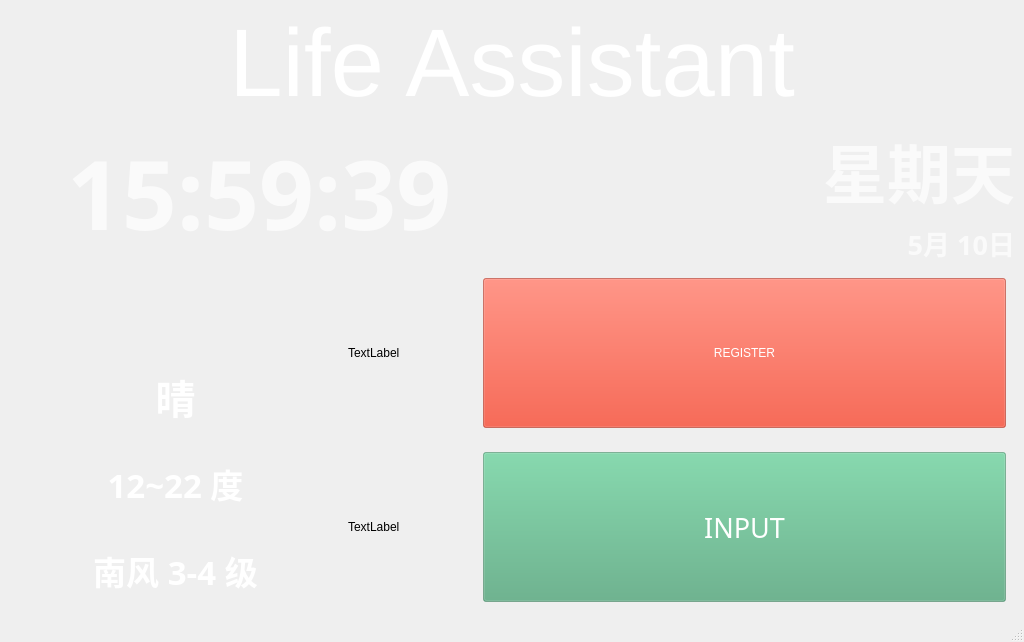
<?xml version="1.0" encoding="UTF-8"?>
<ui version="4.0">
 <class>MainWindow</class>
 <widget class="QMainWindow" name="MainWindow">
  <property name="geometry">
   <rect>
    <x>0</x>
    <y>0</y>
    <width>1024</width>
    <height>642</height>
   </rect>
  </property>
  <property name="windowTitle">
   <string>MainWindow</string>
  </property>
  <widget class="QWidget" name="centralwidget">
   <property name="minimumSize">
    <size>
     <width>1024</width>
     <height>600</height>
    </size>
   </property>
   <layout class="QGridLayout" name="gridLayout_11">
    <item row="0" column="0">
     <layout class="QGridLayout" name="gridLayout_10" rowstretch="1,6">
      <item row="0" column="0">
       <widget class="QLabel" name="label">
        <property name="palette">
         <palette>
          <active>
           <colorrole role="WindowText">
            <brush brushstyle="SolidPattern">
             <color alpha="255">
              <red>255</red>
              <green>255</green>
              <blue>255</blue>
             </color>
            </brush>
           </colorrole>
           <colorrole role="Text">
            <brush brushstyle="SolidPattern">
             <color alpha="255">
              <red>255</red>
              <green>255</green>
              <blue>255</blue>
             </color>
            </brush>
           </colorrole>
           <colorrole role="ButtonText">
            <brush brushstyle="SolidPattern">
             <color alpha="255">
              <red>255</red>
              <green>255</green>
              <blue>255</blue>
             </color>
            </brush>
           </colorrole>
           <colorrole role="PlaceholderText">
            <brush brushstyle="NoBrush">
             <color alpha="128">
              <red>255</red>
              <green>255</green>
              <blue>255</blue>
             </color>
            </brush>
           </colorrole>
          </active>
          <inactive>
           <colorrole role="WindowText">
            <brush brushstyle="SolidPattern">
             <color alpha="255">
              <red>255</red>
              <green>255</green>
              <blue>255</blue>
             </color>
            </brush>
           </colorrole>
           <colorrole role="Text">
            <brush brushstyle="SolidPattern">
             <color alpha="255">
              <red>255</red>
              <green>255</green>
              <blue>255</blue>
             </color>
            </brush>
           </colorrole>
           <colorrole role="ButtonText">
            <brush brushstyle="SolidPattern">
             <color alpha="255">
              <red>255</red>
              <green>255</green>
              <blue>255</blue>
             </color>
            </brush>
           </colorrole>
           <colorrole role="PlaceholderText">
            <brush brushstyle="NoBrush">
             <color alpha="128">
              <red>255</red>
              <green>255</green>
              <blue>255</blue>
             </color>
            </brush>
           </colorrole>
          </inactive>
          <disabled>
           <colorrole role="WindowText">
            <brush brushstyle="SolidPattern">
             <color alpha="255">
              <red>255</red>
              <green>255</green>
              <blue>255</blue>
             </color>
            </brush>
           </colorrole>
           <colorrole role="Text">
            <brush brushstyle="SolidPattern">
             <color alpha="255">
              <red>255</red>
              <green>255</green>
              <blue>255</blue>
             </color>
            </brush>
           </colorrole>
           <colorrole role="ButtonText">
            <brush brushstyle="SolidPattern">
             <color alpha="255">
              <red>255</red>
              <green>255</green>
              <blue>255</blue>
             </color>
            </brush>
           </colorrole>
           <colorrole role="PlaceholderText">
            <brush brushstyle="NoBrush">
             <color alpha="128">
              <red>255</red>
              <green>255</green>
              <blue>255</blue>
             </color>
            </brush>
           </colorrole>
          </disabled>
         </palette>
        </property>
        <property name="font">
         <font>
          <pointsize>72</pointsize>
         </font>
        </property>
        <property name="styleSheet">
         <string notr="true">color: rgb(255, 255, 255);</string>
        </property>
        <property name="text">
         <string>Life Assistant</string>
        </property>
        <property name="alignment">
         <set>Qt::AlignCenter</set>
        </property>
       </widget>
      </item>
      <item row="1" column="0">
       <layout class="QGridLayout" name="gridLayout_9" rowstretch="1,3">
        <item row="1" column="0">
         <layout class="QGridLayout" name="gridLayout_6" columnstretch="1,2">
          <item row="0" column="1">
           <layout class="QGridLayout" name="gridLayout_5" rowstretch="1,1">
            <item row="0" column="0">
             <layout class="QGridLayout" name="gridLayout_2" columnstretch="1,2">
              <item row="0" column="1">
               <widget class="QWidget" name="widget" native="true">
                <property name="sizePolicy">
                 <sizepolicy hsizetype="Expanding" vsizetype="Expanding">
                  <horstretch>0</horstretch>
                  <verstretch>0</verstretch>
                 </sizepolicy>
                </property>
                <layout class="QGridLayout" name="gridLayout_15" columnstretch="1">
                 <item row="0" column="0">
                  <widget class="QPushButton" name="pushButton">
                   <property name="sizePolicy">
                    <sizepolicy hsizetype="Expanding" vsizetype="Expanding">
                     <horstretch>0</horstretch>
                     <verstretch>0</verstretch>
                    </sizepolicy>
                   </property>
                   <property name="palette">
                    <palette>
                     <active>
                      <colorrole role="WindowText">
                       <brush brushstyle="SolidPattern">
                        <color alpha="255">
                         <red>255</red>
                         <green>255</green>
                         <blue>255</blue>
                        </color>
                       </brush>
                      </colorrole>
                      <colorrole role="Button">
                       <brush brushstyle="SolidPattern">
                        <color alpha="128">
                         <red>226</red>
                         <green>56</green>
                         <blue>33</blue>
                        </color>
                       </brush>
                      </colorrole>
                      <colorrole role="ButtonText">
                       <brush brushstyle="SolidPattern">
                        <color alpha="255">
                         <red>255</red>
                         <green>255</green>
                         <blue>255</blue>
                        </color>
                       </brush>
                      </colorrole>
                      <colorrole role="Base">
                       <brush brushstyle="SolidPattern">
                        <color alpha="128">
                         <red>226</red>
                         <green>56</green>
                         <blue>33</blue>
                        </color>
                       </brush>
                      </colorrole>
                      <colorrole role="Window">
                       <brush brushstyle="SolidPattern">
                        <color alpha="128">
                         <red>226</red>
                         <green>56</green>
                         <blue>33</blue>
                        </color>
                       </brush>
                      </colorrole>
                     </active>
                     <inactive>
                      <colorrole role="WindowText">
                       <brush brushstyle="SolidPattern">
                        <color alpha="255">
                         <red>255</red>
                         <green>255</green>
                         <blue>255</blue>
                        </color>
                       </brush>
                      </colorrole>
                      <colorrole role="Button">
                       <brush brushstyle="SolidPattern">
                        <color alpha="128">
                         <red>226</red>
                         <green>56</green>
                         <blue>33</blue>
                        </color>
                       </brush>
                      </colorrole>
                      <colorrole role="ButtonText">
                       <brush brushstyle="SolidPattern">
                        <color alpha="255">
                         <red>255</red>
                         <green>255</green>
                         <blue>255</blue>
                        </color>
                       </brush>
                      </colorrole>
                      <colorrole role="Base">
                       <brush brushstyle="SolidPattern">
                        <color alpha="128">
                         <red>226</red>
                         <green>56</green>
                         <blue>33</blue>
                        </color>
                       </brush>
                      </colorrole>
                      <colorrole role="Window">
                       <brush brushstyle="SolidPattern">
                        <color alpha="128">
                         <red>226</red>
                         <green>56</green>
                         <blue>33</blue>
                        </color>
                       </brush>
                      </colorrole>
                     </inactive>
                     <disabled>
                      <colorrole role="WindowText">
                       <brush brushstyle="SolidPattern">
                        <color alpha="255">
                         <red>120</red>
                         <green>120</green>
                         <blue>120</blue>
                        </color>
                       </brush>
                      </colorrole>
                      <colorrole role="Button">
                       <brush brushstyle="SolidPattern">
                        <color alpha="128">
                         <red>226</red>
                         <green>56</green>
                         <blue>33</blue>
                        </color>
                       </brush>
                      </colorrole>
                      <colorrole role="ButtonText">
                       <brush brushstyle="SolidPattern">
                        <color alpha="255">
                         <red>120</red>
                         <green>120</green>
                         <blue>120</blue>
                        </color>
                       </brush>
                      </colorrole>
                      <colorrole role="Base">
                       <brush brushstyle="SolidPattern">
                        <color alpha="128">
                         <red>226</red>
                         <green>56</green>
                         <blue>33</blue>
                        </color>
                       </brush>
                      </colorrole>
                      <colorrole role="Window">
                       <brush brushstyle="SolidPattern">
                        <color alpha="128">
                         <red>226</red>
                         <green>56</green>
                         <blue>33</blue>
                        </color>
                       </brush>
                      </colorrole>
                     </disabled>
                    </palette>
                   </property>
                   <property name="styleSheet">
                    <string notr="true">font: 20pt &quot;黑体&quot;;
background-color: rgba(226, 56, 33, 128);</string>
                   </property>
                   <property name="text">
                    <string>REGISTER</string>
                   </property>
                  </widget>
                 </item>
                </layout>
               </widget>
              </item>
              <item row="0" column="0">
               <widget class="QLabel" name="icon_1">
                <property name="minimumSize">
                 <size>
                  <width>60</width>
                  <height>60</height>
                 </size>
                </property>
                <property name="maximumSize">
                 <size>
                  <width>120</width>
                  <height>120</height>
                 </size>
                </property>
                <property name="text">
                 <string>TextLabel</string>
                </property>
               </widget>
              </item>
             </layout>
            </item>
            <item row="1" column="0">
             <layout class="QGridLayout" name="gridLayout_3" columnstretch="1,2,0">
              <item row="0" column="0">
               <widget class="QLabel" name="icon_2">
                <property name="minimumSize">
                 <size>
                  <width>60</width>
                  <height>60</height>
                 </size>
                </property>
                <property name="maximumSize">
                 <size>
                  <width>120</width>
                  <height>120</height>
                 </size>
                </property>
                <property name="text">
                 <string>TextLabel</string>
                </property>
               </widget>
              </item>
              <item row="0" column="1">
               <widget class="QWidget" name="widget_2" native="true">
                <property name="sizePolicy">
                 <sizepolicy hsizetype="Expanding" vsizetype="Expanding">
                  <horstretch>0</horstretch>
                  <verstretch>0</verstretch>
                 </sizepolicy>
                </property>
                <layout class="QGridLayout" name="gridLayout_4">
                 <item row="0" column="0">
                  <widget class="QPushButton" name="pushButton_2">
                   <property name="sizePolicy">
                    <sizepolicy hsizetype="Expanding" vsizetype="Expanding">
                     <horstretch>0</horstretch>
                     <verstretch>0</verstretch>
                    </sizepolicy>
                   </property>
                   <property name="palette">
                    <palette>
                     <active>
                      <colorrole role="WindowText">
                       <brush brushstyle="SolidPattern">
                        <color alpha="255">
                         <red>255</red>
                         <green>255</green>
                         <blue>255</blue>
                        </color>
                       </brush>
                      </colorrole>
                      <colorrole role="Button">
                       <brush brushstyle="SolidPattern">
                        <color alpha="125">
                         <red>85</red>
                         <green>170</green>
                         <blue>127</blue>
                        </color>
                       </brush>
                      </colorrole>
                      <colorrole role="Text">
                       <brush brushstyle="SolidPattern">
                        <color alpha="255">
                         <red>255</red>
                         <green>255</green>
                         <blue>255</blue>
                        </color>
                       </brush>
                      </colorrole>
                      <colorrole role="ButtonText">
                       <brush brushstyle="SolidPattern">
                        <color alpha="255">
                         <red>255</red>
                         <green>255</green>
                         <blue>255</blue>
                        </color>
                       </brush>
                      </colorrole>
                      <colorrole role="Base">
                       <brush brushstyle="SolidPattern">
                        <color alpha="125">
                         <red>85</red>
                         <green>170</green>
                         <blue>127</blue>
                        </color>
                       </brush>
                      </colorrole>
                      <colorrole role="Window">
                       <brush brushstyle="SolidPattern">
                        <color alpha="125">
                         <red>85</red>
                         <green>170</green>
                         <blue>127</blue>
                        </color>
                       </brush>
                      </colorrole>
                      <colorrole role="PlaceholderText">
                       <brush brushstyle="NoBrush">
                        <color alpha="128">
                         <red>255</red>
                         <green>255</green>
                         <blue>255</blue>
                        </color>
                       </brush>
                      </colorrole>
                     </active>
                     <inactive>
                      <colorrole role="WindowText">
                       <brush brushstyle="SolidPattern">
                        <color alpha="255">
                         <red>255</red>
                         <green>255</green>
                         <blue>255</blue>
                        </color>
                       </brush>
                      </colorrole>
                      <colorrole role="Button">
                       <brush brushstyle="SolidPattern">
                        <color alpha="125">
                         <red>85</red>
                         <green>170</green>
                         <blue>127</blue>
                        </color>
                       </brush>
                      </colorrole>
                      <colorrole role="Text">
                       <brush brushstyle="SolidPattern">
                        <color alpha="255">
                         <red>255</red>
                         <green>255</green>
                         <blue>255</blue>
                        </color>
                       </brush>
                      </colorrole>
                      <colorrole role="ButtonText">
                       <brush brushstyle="SolidPattern">
                        <color alpha="255">
                         <red>255</red>
                         <green>255</green>
                         <blue>255</blue>
                        </color>
                       </brush>
                      </colorrole>
                      <colorrole role="Base">
                       <brush brushstyle="SolidPattern">
                        <color alpha="125">
                         <red>85</red>
                         <green>170</green>
                         <blue>127</blue>
                        </color>
                       </brush>
                      </colorrole>
                      <colorrole role="Window">
                       <brush brushstyle="SolidPattern">
                        <color alpha="125">
                         <red>85</red>
                         <green>170</green>
                         <blue>127</blue>
                        </color>
                       </brush>
                      </colorrole>
                      <colorrole role="PlaceholderText">
                       <brush brushstyle="NoBrush">
                        <color alpha="128">
                         <red>255</red>
                         <green>255</green>
                         <blue>255</blue>
                        </color>
                       </brush>
                      </colorrole>
                     </inactive>
                     <disabled>
                      <colorrole role="WindowText">
                       <brush brushstyle="SolidPattern">
                        <color alpha="255">
                         <red>255</red>
                         <green>255</green>
                         <blue>255</blue>
                        </color>
                       </brush>
                      </colorrole>
                      <colorrole role="Button">
                       <brush brushstyle="SolidPattern">
                        <color alpha="125">
                         <red>85</red>
                         <green>170</green>
                         <blue>127</blue>
                        </color>
                       </brush>
                      </colorrole>
                      <colorrole role="Text">
                       <brush brushstyle="SolidPattern">
                        <color alpha="255">
                         <red>255</red>
                         <green>255</green>
                         <blue>255</blue>
                        </color>
                       </brush>
                      </colorrole>
                      <colorrole role="ButtonText">
                       <brush brushstyle="SolidPattern">
                        <color alpha="255">
                         <red>255</red>
                         <green>255</green>
                         <blue>255</blue>
                        </color>
                       </brush>
                      </colorrole>
                      <colorrole role="Base">
                       <brush brushstyle="SolidPattern">
                        <color alpha="125">
                         <red>85</red>
                         <green>170</green>
                         <blue>127</blue>
                        </color>
                       </brush>
                      </colorrole>
                      <colorrole role="Window">
                       <brush brushstyle="SolidPattern">
                        <color alpha="125">
                         <red>85</red>
                         <green>170</green>
                         <blue>127</blue>
                        </color>
                       </brush>
                      </colorrole>
                      <colorrole role="PlaceholderText">
                       <brush brushstyle="NoBrush">
                        <color alpha="128">
                         <red>255</red>
                         <green>255</green>
                         <blue>255</blue>
                        </color>
                       </brush>
                      </colorrole>
                     </disabled>
                    </palette>
                   </property>
                   <property name="font">
                    <font>
                     <family>黑体</family>
                     <pointsize>20</pointsize>
                    </font>
                   </property>
                   <property name="styleSheet">
                    <string notr="true">background-color: rgba(85, 170, 127, 125);
color: rgb(255, 255, 255);</string>
                   </property>
                   <property name="text">
                    <string>INPUT</string>
                   </property>
                  </widget>
                 </item>
                </layout>
               </widget>
              </item>
             </layout>
            </item>
           </layout>
          </item>
          <item row="0" column="0">
           <layout class="QGridLayout" name="gridLayout">
            <item row="0" column="0">
             <widget class="QLabel" name="Icon_Today">
              <property name="text">
               <string/>
              </property>
              <property name="pixmap">
               <pixmap>weatherType/暴雨.png</pixmap>
              </property>
              <property name="scaledContents">
               <bool>false</bool>
              </property>
              <property name="alignment">
               <set>Qt::AlignCenter</set>
              </property>
             </widget>
            </item>
            <item row="1" column="0">
             <widget class="QLabel" name="today_Weather">
              <property name="minimumSize">
               <size>
                <width>0</width>
                <height>50</height>
               </size>
              </property>
              <property name="palette">
               <palette>
                <active>
                 <colorrole role="WindowText">
                  <brush brushstyle="SolidPattern">
                   <color alpha="255">
                    <red>255</red>
                    <green>255</green>
                    <blue>255</blue>
                   </color>
                  </brush>
                 </colorrole>
                 <colorrole role="Text">
                  <brush brushstyle="SolidPattern">
                   <color alpha="255">
                    <red>255</red>
                    <green>255</green>
                    <blue>255</blue>
                   </color>
                  </brush>
                 </colorrole>
                 <colorrole role="PlaceholderText">
                  <brush brushstyle="NoBrush">
                   <color alpha="128">
                    <red>255</red>
                    <green>255</green>
                    <blue>255</blue>
                   </color>
                  </brush>
                 </colorrole>
                </active>
                <inactive>
                 <colorrole role="WindowText">
                  <brush brushstyle="SolidPattern">
                   <color alpha="255">
                    <red>255</red>
                    <green>255</green>
                    <blue>255</blue>
                   </color>
                  </brush>
                 </colorrole>
                 <colorrole role="Text">
                  <brush brushstyle="SolidPattern">
                   <color alpha="255">
                    <red>255</red>
                    <green>255</green>
                    <blue>255</blue>
                   </color>
                  </brush>
                 </colorrole>
                 <colorrole role="PlaceholderText">
                  <brush brushstyle="NoBrush">
                   <color alpha="128">
                    <red>255</red>
                    <green>255</green>
                    <blue>255</blue>
                   </color>
                  </brush>
                 </colorrole>
                </inactive>
                <disabled>
                 <colorrole role="WindowText">
                  <brush brushstyle="SolidPattern">
                   <color alpha="255">
                    <red>120</red>
                    <green>120</green>
                    <blue>120</blue>
                   </color>
                  </brush>
                 </colorrole>
                 <colorrole role="Text">
                  <brush brushstyle="SolidPattern">
                   <color alpha="255">
                    <red>120</red>
                    <green>120</green>
                    <blue>120</blue>
                   </color>
                  </brush>
                 </colorrole>
                 <colorrole role="PlaceholderText">
                  <brush brushstyle="NoBrush">
                   <color alpha="128">
                    <red>255</red>
                    <green>255</green>
                    <blue>255</blue>
                   </color>
                  </brush>
                 </colorrole>
                </disabled>
               </palette>
              </property>
              <property name="font">
               <font>
                <family>三极纤云简体</family>
                <pointsize>30</pointsize>
                <weight>75</weight>
                <bold>true</bold>
               </font>
              </property>
              <property name="text">
               <string>晴</string>
              </property>
              <property name="alignment">
               <set>Qt::AlignCenter</set>
              </property>
             </widget>
            </item>
            <item row="2" column="0">
             <widget class="QLabel" name="today_Temp">
              <property name="minimumSize">
               <size>
                <width>0</width>
                <height>40</height>
               </size>
              </property>
              <property name="palette">
               <palette>
                <active>
                 <colorrole role="WindowText">
                  <brush brushstyle="SolidPattern">
                   <color alpha="255">
                    <red>255</red>
                    <green>255</green>
                    <blue>255</blue>
                   </color>
                  </brush>
                 </colorrole>
                </active>
                <inactive>
                 <colorrole role="WindowText">
                  <brush brushstyle="SolidPattern">
                   <color alpha="255">
                    <red>255</red>
                    <green>255</green>
                    <blue>255</blue>
                   </color>
                  </brush>
                 </colorrole>
                </inactive>
                <disabled>
                 <colorrole role="WindowText">
                  <brush brushstyle="SolidPattern">
                   <color alpha="255">
                    <red>120</red>
                    <green>120</green>
                    <blue>120</blue>
                   </color>
                  </brush>
                 </colorrole>
                </disabled>
               </palette>
              </property>
              <property name="font">
               <font>
                <family>三极纤云简体</family>
                <pointsize>25</pointsize>
                <weight>75</weight>
                <bold>true</bold>
               </font>
              </property>
              <property name="text">
               <string>12~22 度</string>
              </property>
              <property name="alignment">
               <set>Qt::AlignCenter</set>
              </property>
             </widget>
            </item>
            <item row="3" column="0">
             <widget class="QLabel" name="today_wind">
              <property name="minimumSize">
               <size>
                <width>0</width>
                <height>50</height>
               </size>
              </property>
              <property name="palette">
               <palette>
                <active>
                 <colorrole role="WindowText">
                  <brush brushstyle="SolidPattern">
                   <color alpha="255">
                    <red>255</red>
                    <green>255</green>
                    <blue>255</blue>
                   </color>
                  </brush>
                 </colorrole>
                </active>
                <inactive>
                 <colorrole role="WindowText">
                  <brush brushstyle="SolidPattern">
                   <color alpha="255">
                    <red>255</red>
                    <green>255</green>
                    <blue>255</blue>
                   </color>
                  </brush>
                 </colorrole>
                </inactive>
                <disabled>
                 <colorrole role="WindowText">
                  <brush brushstyle="SolidPattern">
                   <color alpha="255">
                    <red>120</red>
                    <green>120</green>
                    <blue>120</blue>
                   </color>
                  </brush>
                 </colorrole>
                </disabled>
               </palette>
              </property>
              <property name="font">
               <font>
                <family>三极纤云简体</family>
                <pointsize>25</pointsize>
                <weight>75</weight>
                <bold>true</bold>
               </font>
              </property>
              <property name="text">
               <string>南风 3-4 级</string>
              </property>
              <property name="alignment">
               <set>Qt::AlignCenter</set>
              </property>
             </widget>
            </item>
           </layout>
          </item>
         </layout>
        </item>
        <item row="0" column="0">
         <layout class="QGridLayout" name="gridLayout_8">
          <item row="0" column="0">
           <widget class="QLabel" name="time_Label">
            <property name="sizePolicy">
             <sizepolicy hsizetype="Minimum" vsizetype="Minimum">
              <horstretch>0</horstretch>
              <verstretch>0</verstretch>
             </sizepolicy>
            </property>
            <property name="baseSize">
             <size>
              <width>0</width>
              <height>0</height>
             </size>
            </property>
            <property name="palette">
             <palette>
              <active>
               <colorrole role="WindowText">
                <brush brushstyle="SolidPattern">
                 <color alpha="180">
                  <red>255</red>
                  <green>255</green>
                  <blue>255</blue>
                 </color>
                </brush>
               </colorrole>
              </active>
              <inactive>
               <colorrole role="WindowText">
                <brush brushstyle="SolidPattern">
                 <color alpha="180">
                  <red>255</red>
                  <green>255</green>
                  <blue>255</blue>
                 </color>
                </brush>
               </colorrole>
              </inactive>
              <disabled>
               <colorrole role="WindowText">
                <brush brushstyle="SolidPattern">
                 <color alpha="255">
                  <red>120</red>
                  <green>120</green>
                  <blue>120</blue>
                 </color>
                </brush>
               </colorrole>
              </disabled>
             </palette>
            </property>
            <property name="font">
             <font>
              <family>三极纤云简体</family>
              <pointsize>72</pointsize>
              <weight>75</weight>
              <italic>false</italic>
              <bold>true</bold>
              <underline>false</underline>
              <kerning>true</kerning>
             </font>
            </property>
            <property name="autoFillBackground">
             <bool>false</bool>
            </property>
            <property name="text">
             <string>15:59:39</string>
            </property>
            <property name="alignment">
             <set>Qt::AlignCenter</set>
            </property>
           </widget>
          </item>
          <item row="0" column="1">
           <layout class="QGridLayout" name="gridLayout_7">
            <item row="0" column="0">
             <widget class="QLabel" name="week_Label">
              <property name="sizePolicy">
               <sizepolicy hsizetype="Preferred" vsizetype="Preferred">
                <horstretch>0</horstretch>
                <verstretch>0</verstretch>
               </sizepolicy>
              </property>
              <property name="palette">
               <palette>
                <active>
                 <colorrole role="WindowText">
                  <brush brushstyle="SolidPattern">
                   <color alpha="180">
                    <red>255</red>
                    <green>255</green>
                    <blue>255</blue>
                   </color>
                  </brush>
                 </colorrole>
                </active>
                <inactive>
                 <colorrole role="WindowText">
                  <brush brushstyle="SolidPattern">
                   <color alpha="180">
                    <red>255</red>
                    <green>255</green>
                    <blue>255</blue>
                   </color>
                  </brush>
                 </colorrole>
                </inactive>
                <disabled>
                 <colorrole role="WindowText">
                  <brush brushstyle="SolidPattern">
                   <color alpha="255">
                    <red>120</red>
                    <green>120</green>
                    <blue>120</blue>
                   </color>
                  </brush>
                 </colorrole>
                </disabled>
               </palette>
              </property>
              <property name="font">
               <font>
                <family>三极纤云简体</family>
                <pointsize>48</pointsize>
                <weight>75</weight>
                <bold>true</bold>
               </font>
              </property>
              <property name="text">
               <string>星期天</string>
              </property>
              <property name="alignment">
               <set>Qt::AlignRight|Qt::AlignTrailing|Qt::AlignVCenter</set>
              </property>
             </widget>
            </item>
            <item row="1" column="0">
             <widget class="QLabel" name="month_Label">
              <property name="palette">
               <palette>
                <active>
                 <colorrole role="WindowText">
                  <brush brushstyle="SolidPattern">
                   <color alpha="180">
                    <red>255</red>
                    <green>255</green>
                    <blue>255</blue>
                   </color>
                  </brush>
                 </colorrole>
                </active>
                <inactive>
                 <colorrole role="WindowText">
                  <brush brushstyle="SolidPattern">
                   <color alpha="180">
                    <red>255</red>
                    <green>255</green>
                    <blue>255</blue>
                   </color>
                  </brush>
                 </colorrole>
                </inactive>
                <disabled>
                 <colorrole role="WindowText">
                  <brush brushstyle="SolidPattern">
                   <color alpha="255">
                    <red>120</red>
                    <green>120</green>
                    <blue>120</blue>
                   </color>
                  </brush>
                 </colorrole>
                </disabled>
               </palette>
              </property>
              <property name="font">
               <font>
                <family>三极纤云简体</family>
                <pointsize>20</pointsize>
                <weight>75</weight>
                <bold>true</bold>
               </font>
              </property>
              <property name="layoutDirection">
               <enum>Qt::LeftToRight</enum>
              </property>
              <property name="text">
               <string>5月 10日</string>
              </property>
              <property name="alignment">
               <set>Qt::AlignRight|Qt::AlignTrailing|Qt::AlignVCenter</set>
              </property>
             </widget>
            </item>
           </layout>
          </item>
         </layout>
        </item>
       </layout>
      </item>
     </layout>
    </item>
   </layout>
  </widget>
  <widget class="QMenuBar" name="menubar">
   <property name="geometry">
    <rect>
     <x>0</x>
     <y>0</y>
     <width>1024</width>
     <height>22</height>
    </rect>
   </property>
  </widget>
  <widget class="QStatusBar" name="statusbar"/>
 </widget>
 <resources/>
 <connections/>
</ui>
